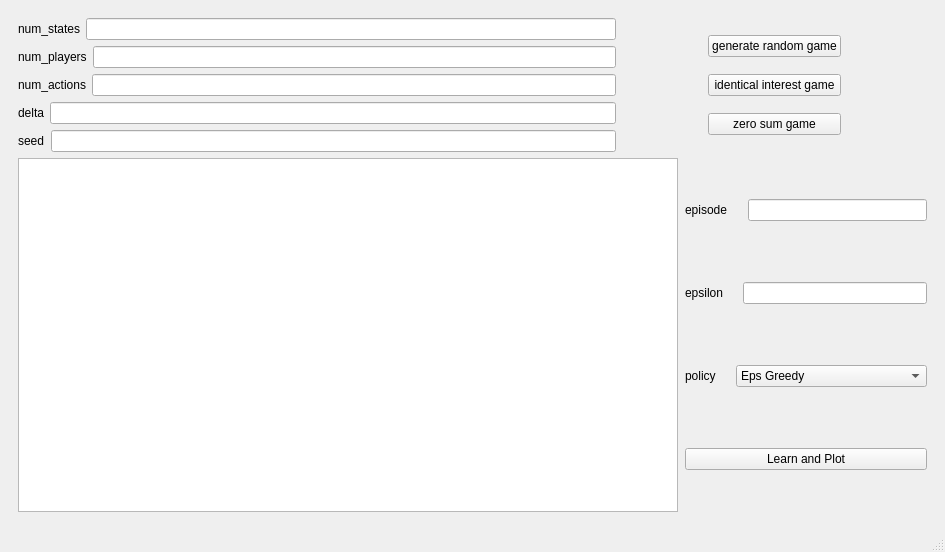
<?xml version="1.0" encoding="UTF-8"?>
<ui version="4.0">
 <class>MainWindow</class>
 <widget class="QMainWindow" name="MainWindow">
  <property name="geometry">
   <rect>
    <x>0</x>
    <y>0</y>
    <width>945</width>
    <height>552</height>
   </rect>
  </property>
  <property name="windowTitle">
   <string>MainWindow</string>
  </property>
  <widget class="QWidget" name="centralwidget">
   <layout class="QGridLayout" name="gridLayout">
    <item row="0" column="0">
     <widget class="QFrame" name="frame">
      <layout class="QVBoxLayout" name="verticalLayout_4">
       <item>
        <layout class="QHBoxLayout" name="horizontalLayout_10" stretch="7,1,1,1">
         <item>
          <layout class="QVBoxLayout" name="verticalLayout_3">
           <item>
            <layout class="QHBoxLayout" name="horizontalLayout_4">
             <item>
              <widget class="QLabel" name="label">
               <property name="text">
                <string>num_states</string>
               </property>
              </widget>
             </item>
             <item>
              <widget class="QLineEdit" name="num_states"/>
             </item>
            </layout>
           </item>
           <item>
            <layout class="QHBoxLayout" name="horizontalLayout_5">
             <item>
              <widget class="QLabel" name="label_2">
               <property name="text">
                <string>num_players</string>
               </property>
              </widget>
             </item>
             <item>
              <widget class="QLineEdit" name="num_players"/>
             </item>
            </layout>
           </item>
           <item>
            <layout class="QHBoxLayout" name="horizontalLayout_6">
             <item>
              <widget class="QLabel" name="label_3">
               <property name="text">
                <string>num_actions</string>
               </property>
              </widget>
             </item>
             <item>
              <widget class="QLineEdit" name="num_actions"/>
             </item>
            </layout>
           </item>
           <item>
            <layout class="QHBoxLayout" name="horizontalLayout_7">
             <item>
              <widget class="QLabel" name="label_4">
               <property name="text">
                <string>delta</string>
               </property>
              </widget>
             </item>
             <item>
              <widget class="QLineEdit" name="delta"/>
             </item>
            </layout>
           </item>
           <item>
            <layout class="QHBoxLayout" name="horizontalLayout_8">
             <item>
              <widget class="QLabel" name="label_5">
               <property name="text">
                <string>seed</string>
               </property>
              </widget>
             </item>
             <item>
              <widget class="QLineEdit" name="seed"/>
             </item>
            </layout>
           </item>
          </layout>
         </item>
         <item>
          <spacer name="horizontalSpacer_3">
           <property name="orientation">
            <enum>Qt::Horizontal</enum>
           </property>
           <property name="sizeType">
            <enum>QSizePolicy::MinimumExpanding</enum>
           </property>
           <property name="sizeHint" stdset="0">
            <size>
             <width>0</width>
             <height>0</height>
            </size>
           </property>
          </spacer>
         </item>
         <item>
          <layout class="QVBoxLayout" name="verticalLayout">
           <property name="spacing">
            <number>10</number>
           </property>
           <property name="leftMargin">
            <number>0</number>
           </property>
           <property name="topMargin">
            <number>10</number>
           </property>
           <property name="rightMargin">
            <number>1</number>
           </property>
           <property name="bottomMargin">
            <number>10</number>
           </property>
           <item>
            <widget class="QPushButton" name="random">
             <property name="text">
              <string>generate random game</string>
             </property>
            </widget>
           </item>
           <item>
            <widget class="QPushButton" name="identical">
             <property name="text">
              <string>identical interest game</string>
             </property>
            </widget>
           </item>
           <item>
            <widget class="QPushButton" name="zerosum">
             <property name="text">
              <string>zero sum game</string>
             </property>
            </widget>
           </item>
          </layout>
         </item>
         <item>
          <spacer name="horizontalSpacer">
           <property name="orientation">
            <enum>Qt::Horizontal</enum>
           </property>
           <property name="sizeHint" stdset="0">
            <size>
             <width>40</width>
             <height>20</height>
            </size>
           </property>
          </spacer>
         </item>
        </layout>
       </item>
       <item>
        <layout class="QHBoxLayout" name="horizontalLayout_9" stretch="1001,7">
         <property name="spacing">
          <number>7</number>
         </property>
         <property name="sizeConstraint">
          <enum>QLayout::SetNoConstraint</enum>
         </property>
         <item>
          <widget class="QTableView" name="tabel"/>
         </item>
         <item>
          <layout class="QVBoxLayout" name="verticalLayout_2" stretch="0,0,0,0">
           <property name="spacing">
            <number>20</number>
           </property>
           <property name="sizeConstraint">
            <enum>QLayout::SetDefaultConstraint</enum>
           </property>
           <item>
            <layout class="QHBoxLayout" name="horizontalLayout">
             <item>
              <widget class="QLabel" name="label_6">
               <property name="text">
                <string>episode</string>
               </property>
              </widget>
             </item>
             <item>
              <widget class="QLineEdit" name="episode"/>
             </item>
            </layout>
           </item>
           <item>
            <layout class="QHBoxLayout" name="horizontalLayout_2">
             <item>
              <widget class="QLabel" name="label_7">
               <property name="text">
                <string>epsilon</string>
               </property>
              </widget>
             </item>
             <item>
              <widget class="QLineEdit" name="epsilon"/>
             </item>
            </layout>
           </item>
           <item>
            <layout class="QHBoxLayout" name="horizontalLayout_3">
             <item>
              <widget class="QLabel" name="label_8">
               <property name="text">
                <string>policy</string>
               </property>
              </widget>
             </item>
             <item>
              <widget class="QComboBox" name="policy">
               <item>
                <property name="text">
                 <string>Eps Greedy</string>
                </property>
               </item>
               <item>
                <property name="text">
                 <string>Logit Best Response</string>
                </property>
               </item>
               <item>
                <property name="text">
                 <string>Smooth Time Response</string>
                </property>
               </item>
               <item>
                <property name="text">
                 <string>Smooth Time Response Root</string>
                </property>
               </item>
              </widget>
             </item>
            </layout>
           </item>
           <item>
            <widget class="QPushButton" name="learn">
             <property name="text">
              <string>Learn and Plot</string>
             </property>
            </widget>
           </item>
          </layout>
         </item>
        </layout>
       </item>
      </layout>
     </widget>
    </item>
   </layout>
  </widget>
  <widget class="QMenuBar" name="menubar">
   <property name="geometry">
    <rect>
     <x>0</x>
     <y>0</y>
     <width>945</width>
     <height>26</height>
    </rect>
   </property>
  </widget>
  <widget class="QStatusBar" name="statusbar"/>
 </widget>
 <resources/>
 <connections/>
</ui>
